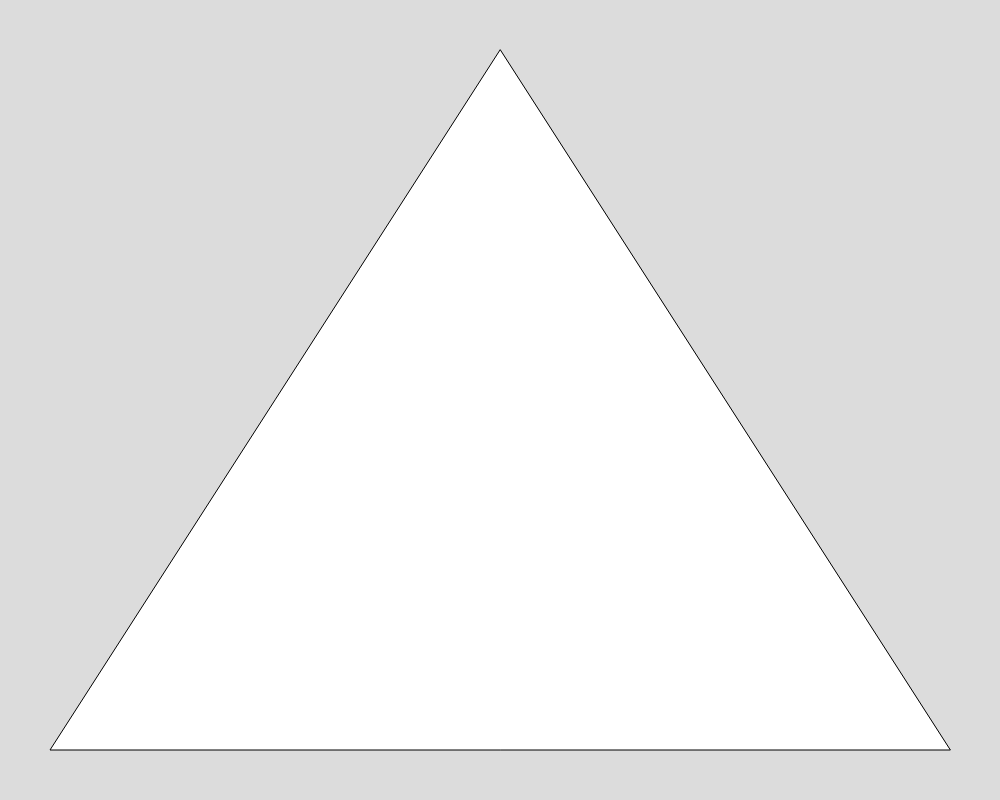
Frame 1 (no input)
Frame 60 (no input): identical to frame 1, image omitted
Frame 120 (the mouse pressed at the canvas centre since frame 60): identical to frame 1, image omitted

The p5.js sketch that drew this single still picture (run headless with seeded random() and noise() and a simulated clock; from frame 60 on, the mouse is pressed at the canvas centre):

// p5.js sketch
// ── sketch.js
// SierpinskiTriangle Triangle
// Ahmed Omar
// 5/31/2023

let triangleVertices = [
  {x: 500, y: 50},
  {x: 50, y: 750},
  {x: 950, y: 750}
];

let depth = 0;

function setup() {
  createCanvas(1000, 800);
}

function draw() {
  background(220);
  sierpinski(triangleVertices, depth);
}


function sierpinski(points, depth){
  triangle(points[0].x, points[0].y, points[1].x, points[1].y, points[2].x, points[2].y);
  if (depth > 0){
    //draw bottom left triangle
    sierpinski(getMidpoint(points[0], points[1])       )
  }
}

function  getMidpoint (point1, point2){
  let xDiff = point1.x + point2.x;
  let yDiff = point1.y + point2.y;
  let Midpoint
}
